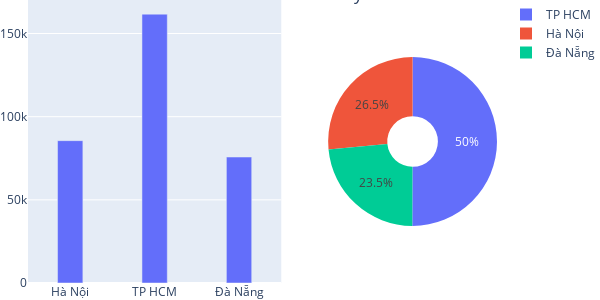

Notebook cell for this chart:
### Code cell
SoSanhDoanhThu('City')

### Figure 1 — Plotly figure (JSON) as saved in the notebook; plotly's stock layout.template omitted (floating-point values rounded to 4 significant figures)
{"data": [{"showlegend": false, "type": "bar", "width": 0.3, "x": ["Hà Nội", "TP HCM", "Đà Nẵng"], "xaxis": "x", "y": [85580.0, 161600.0, 75740.0], "yaxis": "y"}, {"domain": {"x": [0.64, 1], "y": [0, 1]}, "hole": 0.3, "labels": ["Hà Nội", "TP HCM", "Đà Nẵng"], "showlegend": true, "type": "pie", "values": [85580.0, 161600.0, 75740.0]}], "layout": {"annotations": [{"font": {"size": 16}, "showarrow": false, "text": "So Sánh Theo Tổng", "x": 0.27, "xanchor": "center", "xref": "paper", "y": 1, "yanchor": "bottom", "yref": "paper"}, {"font": {"size": 16}, "showarrow": false, "text": "So Sánh Theo Tỷ Lệ", "x": 0.82, "xanchor": "center", "xref": "paper", "y": 1, "yanchor": "bottom", "yref": "paper"}], "height": 300, "margin": {"b": 0, "l": 0, "r": 0, "t": 0}, "title": {"text": "BIỂU ĐỒ SO SÁNH DOANH THU THEO: City"}, "width": 600, "xaxis": {"anchor": "y", "domain": [0, 0.54]}, "yaxis": {"anchor": "x", "domain": [0, 1]}}}
